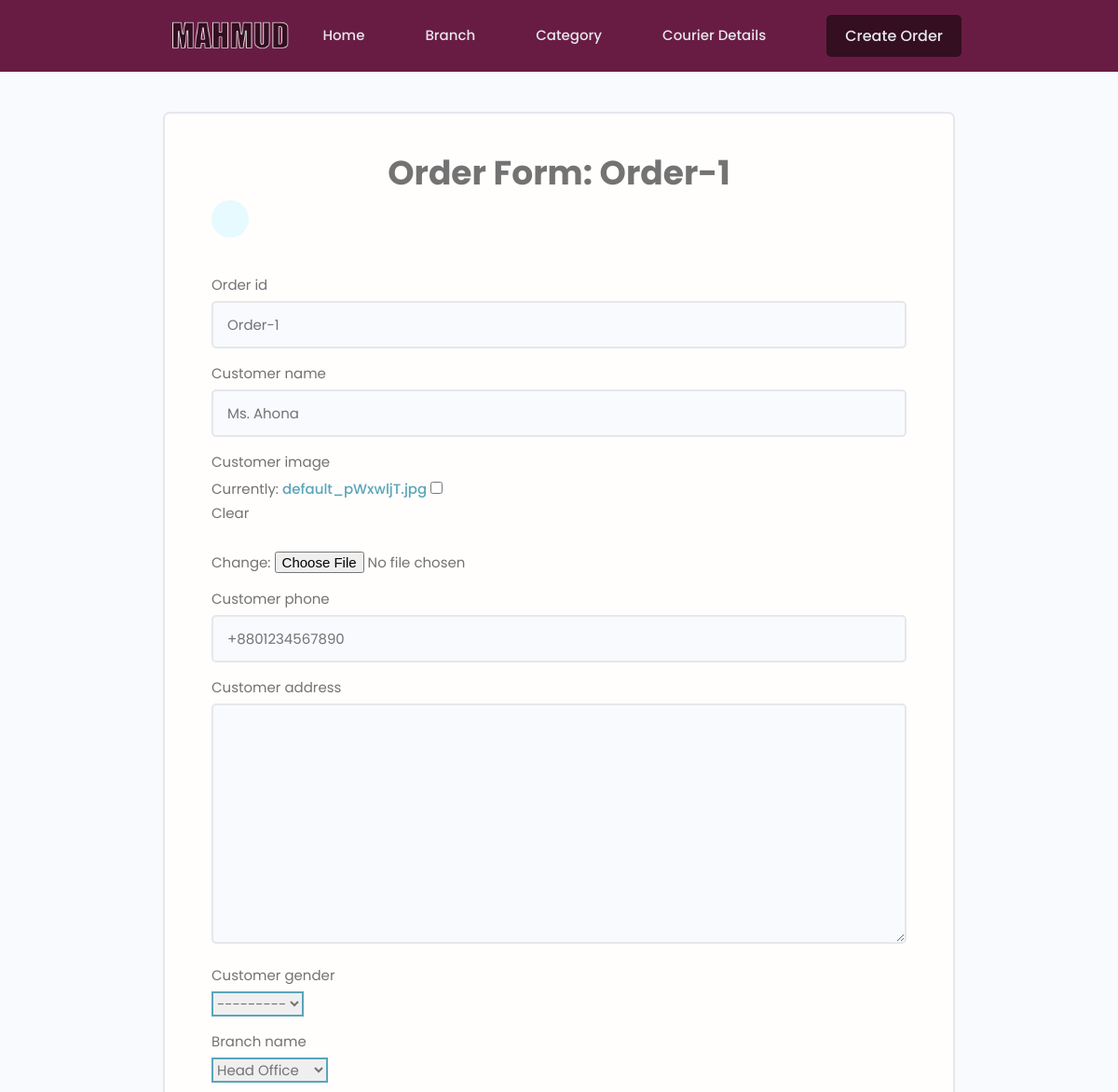
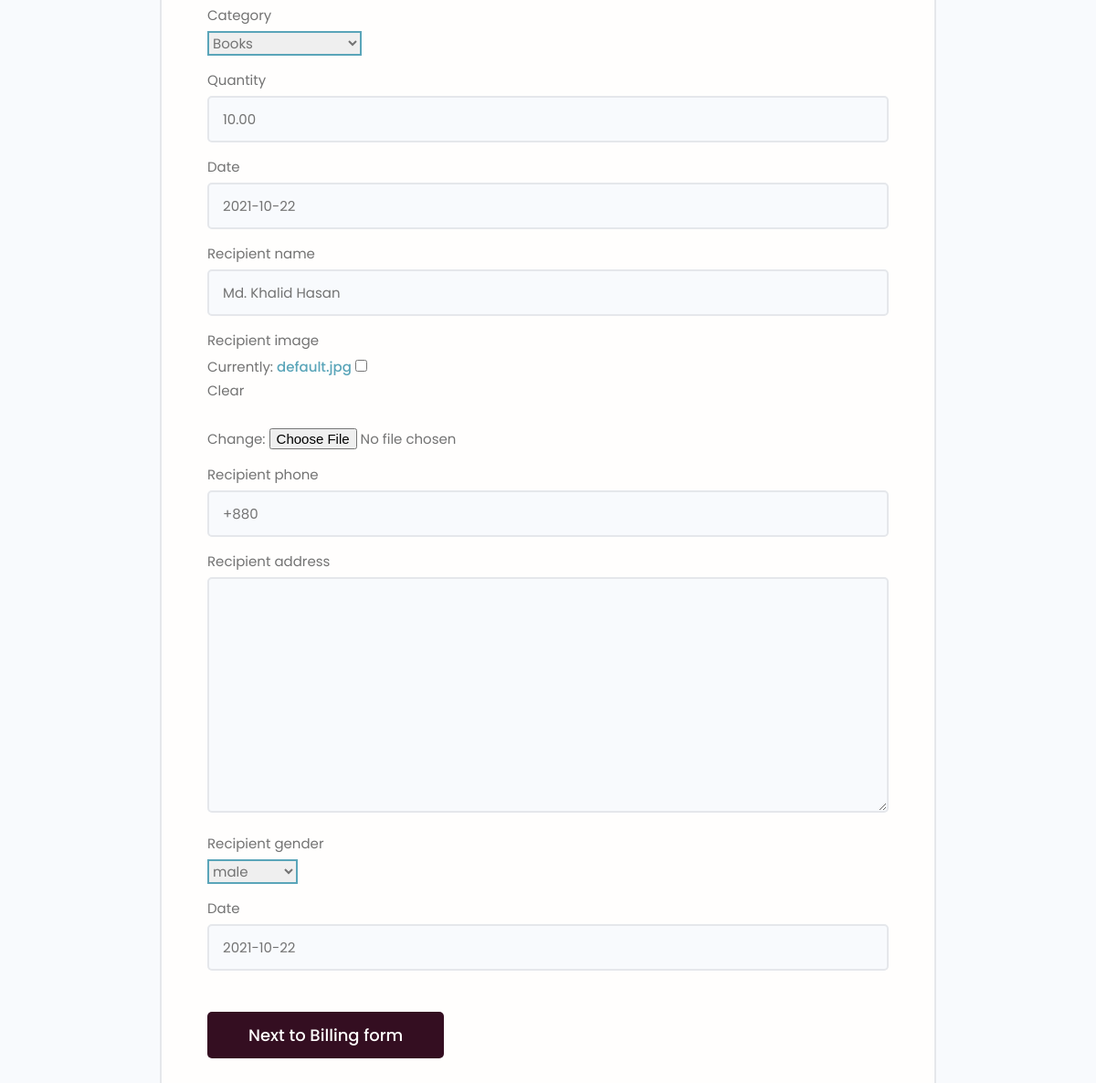
The app's page /update-order-form/Order-1/, older data (2 pictures, top to bottom).
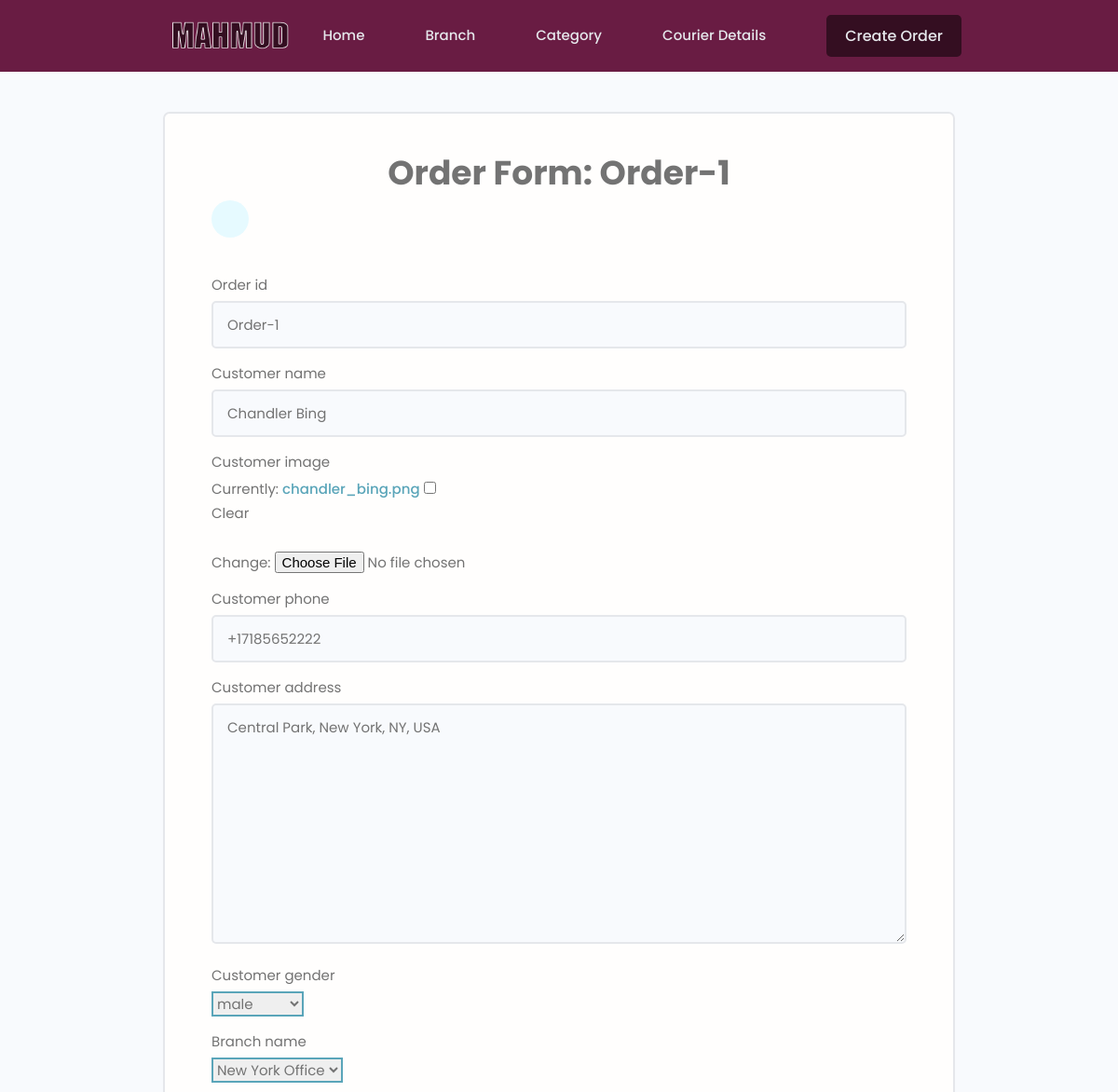
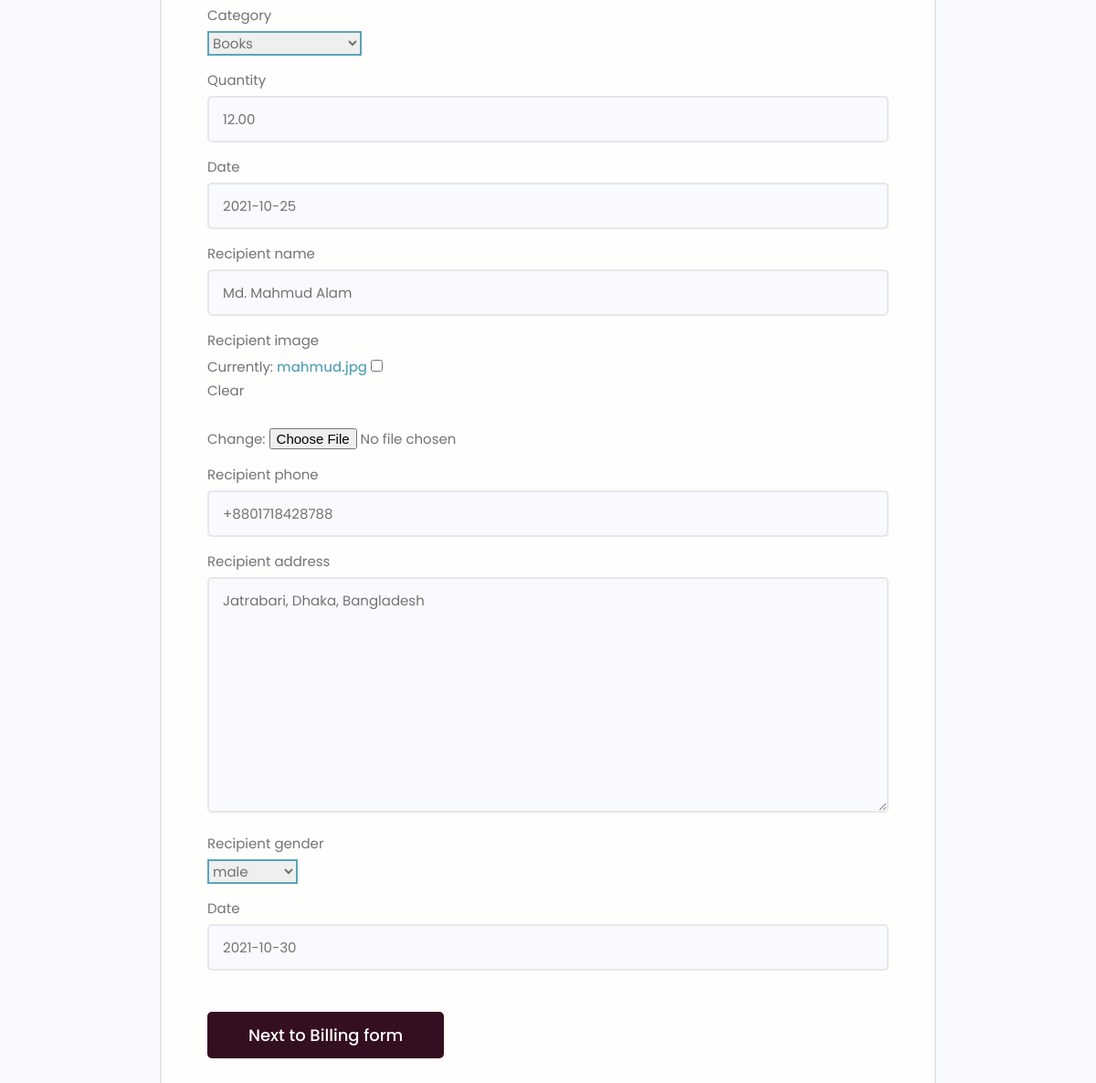
The same page, newer data (2 pictures, top to bottom).
### category/models.py (models this page shows, shortened)
class Order(models.Model):
    GENDER_TYPE = (
        ('male','male'),
        ('female','female'),
        ('others','others')
    )
    order_id = models.CharField(max_length=20, unique=True, primary_key=True, default='Order-')
    customer_name = models.CharField(max_length=200)
    customer_image = models.ImageField(null=True, blank=True, default='default.jpg')
    customer_phone = models.CharField(max_length=200, null=True,blank=True, default='+880')
    customer_address = models.TextField(null=True,blank=True)
    customer_gender = models.CharField(max_length=50,choices=GENDER_TYPE, null=True,blank=True)
    branch_name = models.ForeignKey(Branch, on_delete=models.CASCADE)
    category = models.ForeignKey(Category, on_delete=models.CASCADE)
    quantity = models.DecimalField(max_digits=10, decimal_places=2, default=1)
    order_date = models.DateField(("Date"), default=date.today)
    recipient_name = models.CharField(max_length=200)
    recipient_image = models.ImageField(null=True, blank=True, default='default.jpg')
    recipient_phone = models.CharField(max_length=200, null=True,blank=True, default='+880')
    recipient_address = models.TextField(null=True,blank=True)
    recipient_gender = models.CharField(max_length=50,choices=GENDER_TYPE, null=True,blank=True)
    delivery_date  = models.DateField(("Date"), default=date.today)
    created = models.DateTimeField(auto_now_add=True) #save time once when created
    updated = models.DateTimeField(auto_now=True) #save time every time when updated

class Branch(models.Model):
    branch_id = models.UUIDField(default=uuid.uuid4, unique=True, primary_key=True, editable=False)
    branch_name = models.CharField(max_length=200, unique=True)
    branch_address = models.TextField(null=True,blank=True, unique=True)
    date_opened = models.DateField(null=True,blank=True)
    branch_revenue = models.DecimalField(max_digits=20, decimal_places=2, null=True,blank=True)
    def __str__(self):
        return self.branch_name

class Category(models.Model):
    category_id = models.UUIDField(default=uuid.uuid4, unique=True, primary_key=True, editable=False)
    category_name = models.CharField(max_length=200, unique=True)
    category_description = models.TextField(null=True,blank=True)
    category_image = models.ImageField(null=True, blank=True, default='default.jpg')
    category_quantity = models.DecimalField(max_digits=10, decimal_places=2, default=1)
    packaging_charge = models.DecimalField(max_digits=10, decimal_places=2)
    delivery_charge = models.DecimalField(max_digits=10, decimal_places=2)
    category_vat = models.DecimalField(max_digits=10, decimal_places=2, default=5)
    category_created = models.DateTimeField(auto_now_add=True)
    def __str__(self):
        return self.category_name

### category/views.py (the view)
# urls.py: path('update-order-form/<str:pk>/', views.updateOrder, name='update-order-form'),
def updateOrder(req, pk):
    order = Order.objects.get(order_id=pk)
    form = OrderForm(instance=order)
    if  req.method=='POST':
        form = OrderForm(req.POST, req.FILES, instance=order)
        if form.is_valid():
            form.save()
            return redirect('update-billing-form',pk)
    context = {'form':form, 'nextId':pk}
    return render(req, 'category/order-form.html',context)

### category/forms.py
class OrderForm(ModelForm):
    class Meta:
        model = Order
        fields = '__all__'
    def  __init__(self, *args, **kwargs):
        super(OrderForm, self).__init__(*args, **kwargs)
        for key, value in self.fields.items():
            value.widget.attrs.update({'class':'input'})

### category/templates/category/order-form.html (shortened to what this page needs)
<!DOCTYPE html>
{% extends 'main.html' %}
    {% block content %}
    <main class="formPage top-padding-max">
        <div class="content-box" style="margin-bottom: 50px;">
            <div class="formWrapper">
                <h2 style="text-align: center;">Order Form: {{nextId}}</h2>
                <a class="backButton" href="{% url 'courier-details' %}"></a>
                <br>
                <form class="form" method="POST" enctype="multipart/form-data">
                    {% for field in form %}
                    <div class="form__field">
                        <label for="formInput#text">{{field.label}}</label>
                        {{field}}
                    </div>
                    {% endfor %}
                    <input class="btn btn--sub btn--lg  my-md" type="submit" value="Next to Billing form" />
                </form>
            </div>
        </div>
    </main>
    {% endblock content %}

Row changes from the older to the newer data that the page shows:
removed Branch: form "Head Office"
changed Order "Order-1": customer_name "Ms. Ahona" → "Chandler Bing"; customer_phone "+8801234567890" → "+17185652222"; customer_address (not shown) → "Central Park, New York, NY, USA"; customer_gender "---------" → "male"; quantity "10.00" → "12.00"; order_date "2021-10-22" → "2021-10-25"; recipient_name "Md. Khalid Hasan" → "Md. Mahmud Alam"; recipient_phone "+880" → "+8801718428788"; recipient_address (not shown) → "Jatrabari, Dhaka, Bangladesh"; delivery_date "2021-10-22" → "2021-10-30"
added Branch: form "New York Office"
Text that changed along with them:
text no longer shown: "Currently: default_pWxwljT.jpg Clear Change: Currently: default.jpg Clear Change:"
text now shown: "Currently: chandler_bing.png Clear Change: Currently: mahmud.jpg Clear Change:"
